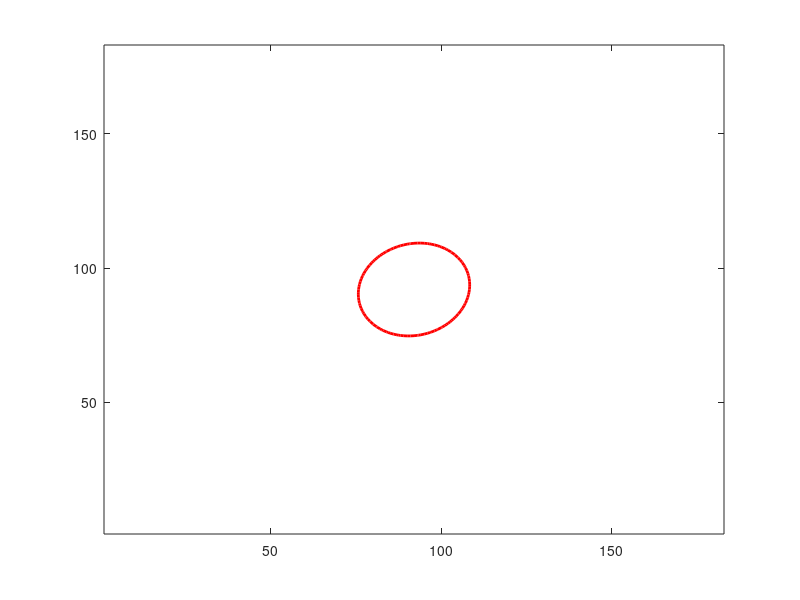

Source code (MATLAB):
clear all;clc;close all
theta=pi/3;
rau=21;
A=.8;
M1=[cos(theta),sin(theta);-sin(theta),cos(theta)];
M2=[rau^2,0;0,rau^2*A];
SIGMA=M1'*M2*M1;
SIGMAINV=inv(SIGMA);
rau=181;
D=ceil(rau/2);
dx=repmat(-D:D,rau+2,1);
dy=repmat((-D:D)',1,rau+2);
W=SIGMAINV(1,1).*dx.^2+2*SIGMAINV(1,2).*dx.*dy+SIGMAINV(2,2).*dy.^2;
detSIGMA=sqrt(det(SIGMA));
W=exp(-W/2)/2/pi/detSIGMA;
ContourLevel=0.7/2/pi/detSIGMA;
figure;contour(W,[ContourLevel ContourLevel],'r','Linewidth',2)
% figure;mesh(W)